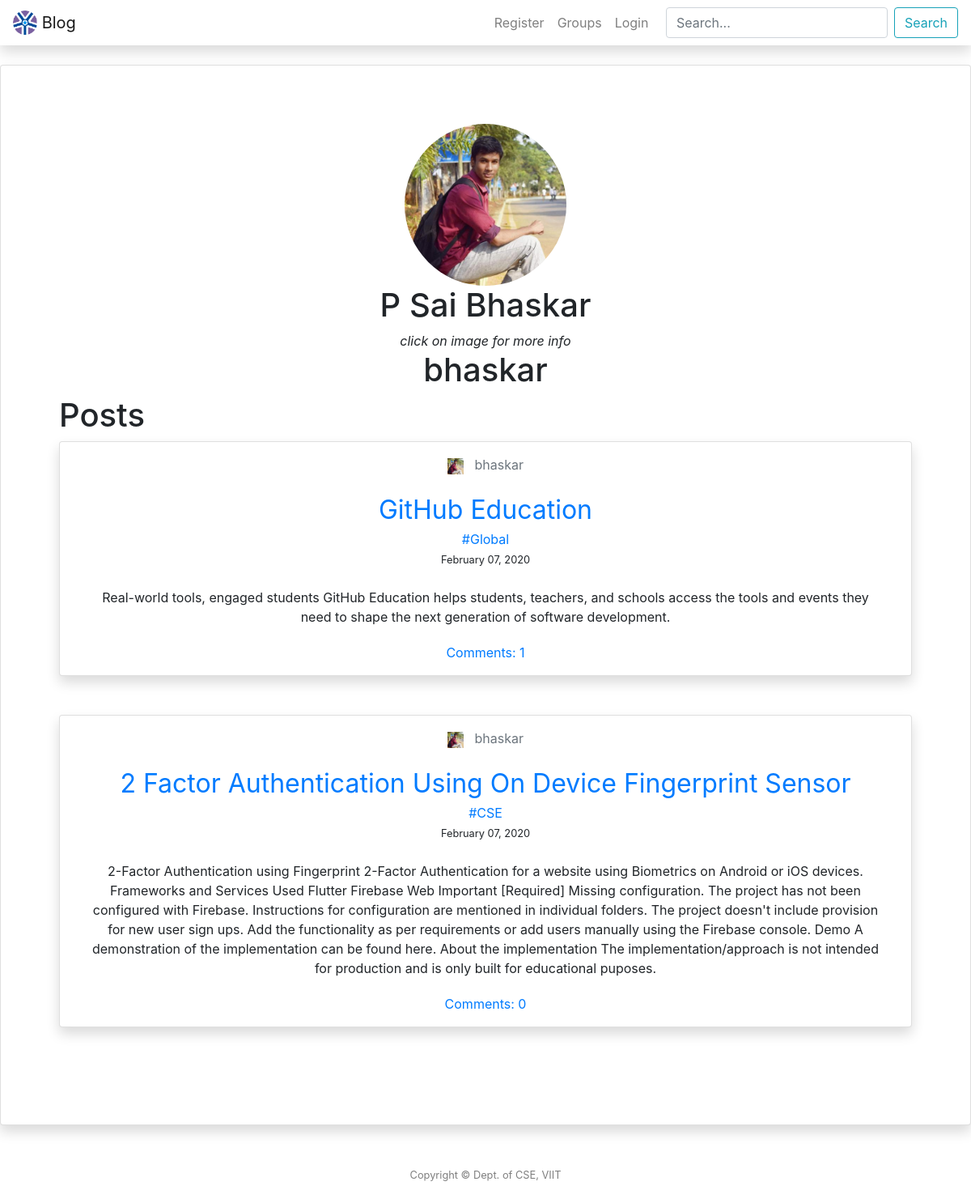
/user/bhaskar, run on the app's committed database.
### post/models.py (models this page shows, shortened)
class Posts(models.Model):
	title = models.CharField(max_length = 100)
	context = models.TextField()
	date_posted = models.DateTimeField(default = timezone.now)
	user = models.ForeignKey(User, on_delete = models.CASCADE)
	groups = models.ForeignKey(Com, on_delete = models.CASCADE)
	image = models.ImageField(upload_to='post_images', blank=True)

class UserProfile(models.Model):
    user = models.OneToOneField(User, on_delete = models.CASCADE)
    bio = models.CharField(max_length=100, default='',blank = True)
    website = models.URLField(default='',blank = True)
    phone = models.IntegerField(default=0,blank = True)
    image = ProcessedImageField(default="octocat.png", upload_to='profile_image',processors=[ResizeToFill(200,200)], blank=False,format='JPEG', options={'quality': 90})
    thumbnail = ImageSpecField(source='image', processors=[ResizeToFill(50, 50)],format='JPEG',options={'quality': 100})

### groups/models.py (models this page shows, shortened)
class Com(models.Model):
	name = models.CharField(max_length = 100, primary_key=True)
	discripton = models.TextField(default="Test")
	user = models.ForeignKey(User, on_delete = models.CASCADE)
	count = models.IntegerField(default=0)
	def __str__(self):
		return self.name

### post/views.py (the view)
# urls.py: path('user/<str:username>', UserListView.as_view(), name = 'user-posts'),
class UserListView(ListView):
	model = Posts
	template_name = 'post/user_posts.html'
	context_object_name = 'posts'
	ordering = ['-date_posted']
	def get_queryset(self):
		user = get_object_or_404(User, username=self.kwargs.get('username'))
		return Posts.objects.filter(user=user).order_by('-date_posted')

### templates/post/user_posts.html (shortened to what this page needs)
{% extends "post/header.html"%}
{% block content %}
{% for post in posts|slice:":1" %}
<div class="card shadow  portfolio">
    <div class="bio-image">
        <a href="#aboutModal" data-toggle="modal" data-target="#myModal"><img src="{{ post.user.userprofile.image.url }}" alt="image" width="200" height="200"  /></a>
        <h1>{{ post.user.first_name }} {{ post.user.last_name }}</h1>
        <em>click on image for more info</em>
    </div>
    <h1>{{post.user}}</h1>
{% endfor %}
<h1 align="left">Posts</h1>
 {% for post in posts %}
<div class="card shadow p-3 mb-5 bg-white rounded">
    <div style="text-align: inline;">
        <img src="{{ post.user.userprofile.image.url }}" width="20" height="20" alt=""> &nbsp;
        <a class="card-subtitle mb-2 text-muted" href="{% url 'user-posts' post.user.username %}">{{ post.user }}</a>
</div>
<div class="card-body">
    <a class="card-title" style="font-size: 2em;" href="{% url 'post-detail' post.id %}">{{ post.title }}</a>
    <a href="{% url 'groups' %}{{ post.groups }}" class="pills">#{{ post.groups }}</a><br>
    <small>{{ post.date_posted|date:"F d, Y" }}</small>
    <p class="card-text">{{ post.context }}</p>
</div>
<a href="{% url 'post-detail' post.id %}">Comments: {{ post.comments.count }}</a>
</div>
{% endfor %}
</div>
{% endblock content %}

### templates/post/user_posts.html (style rules this page uses)
.portfolio { padding: 6%; text-align: center; }
.bio-image img { border-radius: 50%; }

### data on the page
Posts: user.userprofile.image (placeholder picture), user.first_name "P Sai", user.last_name "Bhaskar", user "bhaskar", title "GitHub Education", groups "Global", date_posted "February 07, 2020", context "Real-world tools, engaged students GitHub Education helps students, teachers, and schools access the tools and events they need to shape the next generation of software development.", comments.count "1"
Posts: user.userprofile.image (placeholder picture), user "bhaskar", title "2 Factor Authentication Using On Device Fingerprint Sensor", groups "CSE", date_posted "February 07, 2020", context "2-Factor Authentication using Fingerprint 2-Factor Authentication for a website using Biometrics on Android or iOS devices. Frameworks and Services Used Flutter Firebase Web Important [Required] Missing configuration. The project has not been configured with Firebase. Instructions for configuration are mentioned in individual folders. The project doesn't include provision for new user sign ups. Add the functionality as per requirements or add users manually using the Firebase console. Demo A demonstration of the implementation can be found here. About the implementation The implementation/approach is not intended for production and is only built for educational puposes.", comments.count "0"
